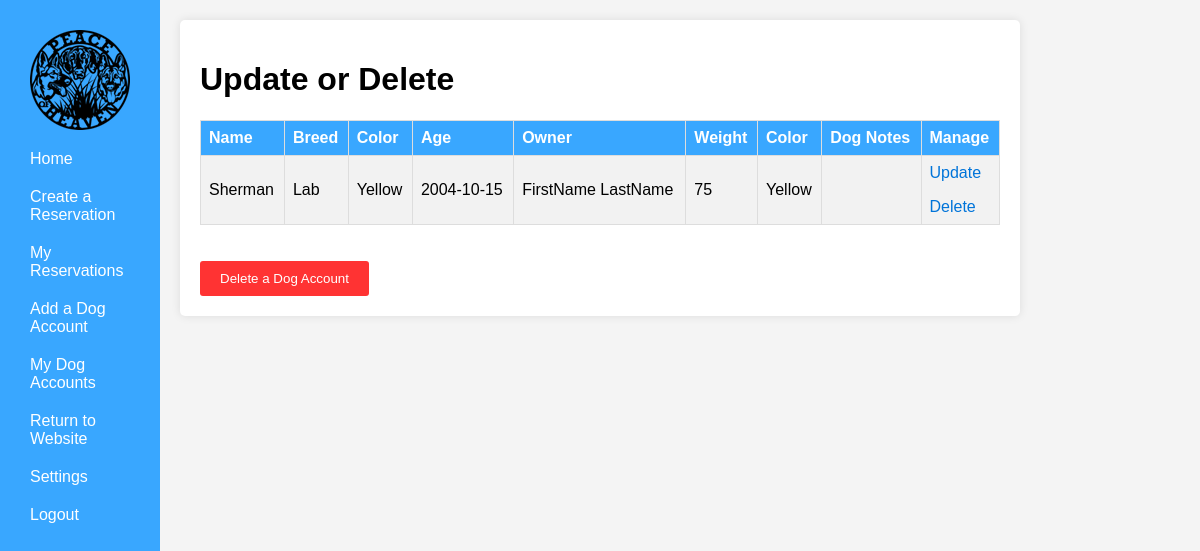
/php/AdminPortal/ManageDogInfo.php?DogID=1 (signed in), run on the app's committed database.
### tables this page shows
CREATE TABLE `dog` (
  `DogID` int(11) NOT NULL,
  `DogName` varchar(30) NOT NULL,
  `Breed` varchar(30) NOT NULL,
  `DogDOB` date NOT NULL,
  `Sex` char(1) NOT NULL,
  `isFixed` tinyint(1) NOT NULL,
  `Weight` int(3) NOT NULL,
  `Color` varchar(16) NOT NULL,
  `HasForms` tinyint(1) NOT NULL DEFAULT 0,
  `DogOtherInfo` varchar(500) NOT NULL,
  `CustID` int(11) NOT NULL
);

CREATE TABLE `customer` (
  `CustID` bigint(20) NOT NULL,
  `CustFirstName` varchar(100) NOT NULL,
  `CustLastName` varchar(100) NOT NULL,
  `CustPhone` varchar(20) NOT NULL,
  `CustAddress` varchar(100) NOT NULL,
  `CustCity` varchar(100) NOT NULL,
  `CustState` varchar(100) NOT NULL,
  `CustZip` varchar(100) NOT NULL,
  `AcctEmail` varchar(100) NOT NULL,
  `User_ID` bigint(20) NOT NULL
);

### php/UserHandling/classes/Config.php (called while the page is built)
<?php
class Config {
    public static function get($path = null) {
        if($path) {
            $config = $GLOBALS['config'];
            $path = explode('/',$path);
            foreach($path as $bit ) {
                if(isset($config[$bit])) {
                    $config = $config[$bit];
                } else {
                    return false;
                }
            }
            return $config;
        }
        return false;
    }
}

### php/UserHandling/classes/DB.php (called while the page is built, shortened)
<?php
class DB {
    private static $_instance = null;
    private $_pdo,
            $_query,
            $_lastQuery,
            $_error = false,
            $_results,
            $_count = 0;
    private function __construct() {
        try {
            $this->_pdo = new PDO('mysql:host=' . Config::get('mysql/host') . ';dbname=' . Config::get('mysql/db'),Config::get('mysql/username'), Config::get('mysql/password'));
        } catch (PDOException $e) {
            die($e->getMessage());
        }
    }
    public static function getInstance() {
        if(!isset(self::$_instance)) {
            self::$_instance = new DB();
        }
        return self::$_instance;
    }
    public function query($sql, $params = array()) {
        $this->_error = false;
        if($this->_query = $this->_pdo->prepare($sql)) {
            $x=1;
            if(count($params)) {
                foreach($params as $param) {
                    $this->_query->bindValue($x, $param);
                    $x++;
                }
            }
            if($this->_query->execute()) {
                $this->_results = $this->_query->fetchAll(PDO::FETCH_OBJ);
                $this->_count = $this->_query->rowCount();
            } else {
                $this->_error = true;
            }
        }
        return $this;
    }
    public function get($table, $where) {
        return $this->action('SELECT *', $table, $where);
    }
    public function results() {
        return $this->_results;
    }
    public function first() {
        return $this->results()[0];
    }
    private function action ($action, $table, $where = array()) {
        if(count($where) === 3) {
            $operators = array('=','>','<','<=','>=');
            $field      = $where[0];
            $operator   = $where[1];
            $value      = $where[2];
            if (in_array($operator, $operators)) {
                $sql = "{$action} FROM {$table} WHERE {$field} {$operator} ?";
                if(!$this->query($sql,array($value))->error()) {
                    return $this;
                }
            }
        }
        return false;
    }
    public function count() {
        return $this->_count;
    }
    public function error() {
        return $this->_error;
    }
}

### php/UserHandling/classes/User.php (called while the page is built, shortened)
<?php
class User {
    private $_db,
            $_data,
            $_sessionName,
            $_cookieName,
            $_isLoggedIn;
    public function __construct($user = null) {
        $this->_db = DB::getInstance();
        $this->_sessionName = Config::get('session/session_name');
        if(!$user) {
            if(Session::exists($this->_sessionName)) {
                $user = Session::get($this->_sessionName);
                if($this->find($user)) {
                    $this->_isLoggedIn = true;
                } else {
                }
            }
        } else {
            $this->find($user);
        }
    }
    public function find($user = null) {
        if($user) {
            $field = (is_numeric($user)) ? 'id' : 'username';
            $data = $this->_db->get('users', array($field, '=', $user));
            if($data->count() > 0) {
                $this->_data = $data->first();
                return true;
            }
        }
        return false;
    }
    public function data() {
        return $this->_data;
    }
    public function isLoggedIn() {
        return $this->_isLoggedIn;
    }
}

### php/UserHandling/classes/Session.php (called while the page is built, shortened)
<?php
class Session {
    public static function exists($name) {
        return (isset($_SESSION[$name])) ? true : false;
    }
    public static function get($name) {
        return $_SESSION[$name];
    }
}

### php/UserHandling/classes/Dog.php (called while the page is built, shortened)
<?php
class Dog {
    private $_db,
            $_dogData,
            $_sessionName;
    public function __construct() {
        $this->_db = DB::getInstance();
    }
    public function findDogInfoWithDogID($dog = null){
        if($dog){
            $fields = 'DogID';
            $data = $this->_db->get('dog', array($fields, '=', $dog));
            if($data->count() > 0) {
                $this->_dogData = $data->first();
                return true;
            }
        }else{
            return false;
        }
    }
    public function data(){
        return $this->_dogData;
    }
}

### php/UserHandling/classes/Customer.php (called while the page is built, shortened)
<?php
class Customer {
    private $_db,
            $_customerData,
            $_sessionName;
    public function __construct() {
        $this->_db = DB::getInstance();
    }
    public function getCustomerData() {
        return $this->_customerData;
    }
    public function findCustInfoWithCustID($customer = null){
        if($customer){
            $fields = 'CustID';
            $data = $this->_db->get('customer', array($fields, '=', $customer));
            if($data->count() > 0) {
                $this->_customerData = $data->first();
                return true;
            }
        }else{
            return false;
        }
    }
}

### php/AdminPortal/ManageDogInfo.php (the view, shortened to what this page needs)
<?php
    $user = new User();
    if($user->isLoggedIn()) {
    if($user->data()->group == 1){
        include("../Customer Portal/CustNavBar.php");
    }
?>
<!DOCTYPE html>
<html>
<head>
        <link rel="stylesheet" href="/PeaceOfHeavenWebPage/css/CustDogs.css">
</head>
<body>
    <div class = 'content'>
    <h1> Update or Delete </h1>
    <?php
    $dogId = $_GET['DogID'];
    $dog = new Dog();
    $dog->findDogInfoWithDogID($dogId);
    $dogData = $dog->data();
    $customer = new Customer();
    if (!empty($dogData)) {
        echo '<table>';
        echo '<tr>
        <th>Name</th>
        <th>Breed</th>
        <th>Color</th>
        <th>Age</th>
        <th>Owner</th>
        <th>Weight</th>
        <th>Color</th>
        <th>Dog Notes</th>
        <th>Manage</th>
        </tr>';
        $customer->findCustInfoWithCustID($dogData->CustID);
        $customerData = $customer->getCustomerData();
        echo '<tr>';
        echo '<td>' . $dogData->DogName . '</td>';
        echo '<td>' . $dogData->Breed . '</td>';
        echo '<td>' . $dogData->Color . '</td>';
        echo '<td>' . $dogData->DogDOB .'</td>';
        echo '<td>' . $customerData->CustFirstName . ' ' . $customerData->CustLastName . '</td>';
        echo '<td>' . $dogData->Weight . '</td>';
        echo '<td>' . $dogData->Color . '</td>';
        echo '<td>' . $dogData->DogOtherInfo . '</td>';
        echo '<td>'
            . '<p><a href="../AdminPortal/UpdateDog.php?DogID='
            . urlencode($dogData->DogID) . '">Update</a></p>'.
            '<p><a href="../AdminPortal/DeleteDog.php?DogID='
            . urlencode($dogData->DogID) . '">Delete</a></p>' .
            '</td>';
        echo '</tr>';
        echo '</table>';
    } else {
        echo 'No dogs found for this customer.';
    }
?><br><br>
<div>
    <a href="../Customer Portal/DeleteDog.php">
        <button>Delete a Dog Account</button>
    </a>
</body>
</html>
<?php }else
        { Redirect::to('../UserHandling/login.php');}
?>

### css/CredNavBar.css (style rules this page uses)
body { margin: 0; padding: 0; font-family: Arial, sans-serif; }
.content { margin-left: 75%; padding: 20px; }

### css/CustDogs.css (style rules this page uses)
.content { margin-left: 12%; padding: 20px; max-width: 800px; margin: 20px auto; background-color: #fff; padding: 20px; border-radius: 5px; box-shadow: 0 0 10px rgba(0, 0, 0, 0.1); }
body { font-family: Arial, sans-serif; background-color: #f4f4f4; margin: 0; padding: 0; }
table { width: 100%; border-collapse: collapse; margin-top: 20px; }
th, td { border: 1px solid #ddd; padding: 8px; text-align: left; }
th { background-color: #39A7FF; color: white; }
tr:nth-child(even) { background-color: #f2f2f2; }
table a { text-decoration: none; color: #0074D9; }
div button { background-color: #ff3333; color: #fff; padding: 10px 20px; border: none; border-radius: 3px; cursor: pointer; }

### data on the page
dog: DogName "Sherman", Breed "Lab", Color "Yellow", DogDOB "2004-10-15", Weight "75"
customer: CustFirstName "FirstName", CustLastName "LastName"
